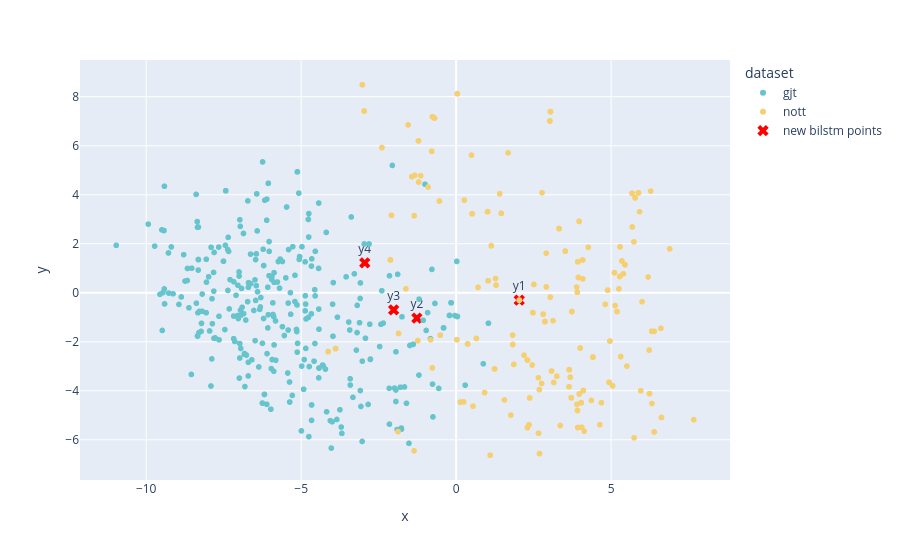

Here is the notebook cell this chart was saved with:
### Code cell
# chords_list = [metadata[i]['chords'] for i in range(len(y_graph))]
df_bilstm = pd.DataFrame({
    'x': y_bilstm[:,0],
    'y': y_bilstm[:,1],
    'chords': chords_list,
    'dataset': datasets_list
})
fig = px.scatter(
    data_frame=df_bilstm,
    x='x',
    y='y',
    color='dataset',
    color_discrete_sequence=px.colors.qualitative.Pastel,
    hover_data=['chords']
)
fig.add_trace(go.Scatter(
    x=new_bilstm_2d[:, 0],
    y=new_bilstm_2d[:, 1],
    mode='markers+text',
    marker=dict(color='red', size=10, symbol='x'),
    text=['y1', 'y2', 'y3', 'y4'],
    hovertext=[
        in_seq_1.replace(';','<br>').replace('b_', '<br>b_'),
        in_seq_2.replace(';','<br>').replace('b_', '<br>b_'),
        in_seq_3.replace(';','<br>').replace('b_', '<br>b_'),
        in_seq_4.replace(';','<br>').replace('b_', '<br>b_'),
    ],
    hoverinfo='text',
    textposition='top center',
    name='new bilstm points'
))
fig.show()

# fig = px.scatter(
#     data_frame=df,
#     x='x',
#     y='y',
#     hover_data=['chords']
# )
# fig.show()

### Figure 1 — Plotly figure (JSON) as saved in the notebook; plotly's stock layout.template omitted (floating-point values rounded to 4 significant figures; data arrays with more than 128 entries replaced by an {"elided": "..."} marker saying what was removed)
{"data": [{"customdata": {"elided": "390x1 str values"}, "hovertemplate": "dataset=gjt<br>x=%{x}<br>y=%{y}<br>chords=%{customdata[0]}<extra></extra>", "legendgroup": "gjt", "marker": {"color": "rgb(102, 197, 204)", "symbol": "circle"}, "mode": "markers", "name": "gjt", "showlegend": true, "type": "scattergl", "x": {"elided": "390 float values"}, "xaxis": "x", "y": {"elided": "390 float values"}, "yaxis": "y"}, {"customdata": {"elided": "664x1 str values"}, "hovertemplate": "dataset=nott<br>x=%{x}<br>y=%{y}<br>chords=%{customdata[0]}<extra></extra>", "legendgroup": "nott", "marker": {"color": "rgb(246, 207, 113)", "symbol": "circle"}, "mode": "markers", "name": "nott", "showlegend": true, "type": "scattergl", "x": {"elided": "664 float values"}, "xaxis": "x", "y": {"elided": "664 float values"}, "yaxis": "y"}, {"hoverinfo": "text", "hovertext": ["<br>b_G:7_@2<br>C:maj_@2", "<br>b_G:9_@2<br>C:maj_@2", "<br>b_B:hdim7_@2<br>C:maj_@2", "<br>b_C#:7_@2<br>C:maj_@2"], "marker": {"color": "red", "size": 10, "symbol": "x"}, "mode": "markers+text", "name": "new bilstm points", "text": ["y1", "y2", "y3", "y4"], "textposition": "top center", "type": "scatter", "x": [2.037, -1.266, -2.016, -2.948], "y": [-0.3021, -1.033, -0.6981, 1.223]}], "layout": {"legend": {"title": {"text": "dataset"}, "tracegroupgap": 0}, "margin": {"t": 60}, "xaxis": {"anchor": "y", "domain": [0, 1], "title": {"text": "x"}}, "yaxis": {"anchor": "x", "domain": [0, 1], "title": {"text": "y"}}}}
